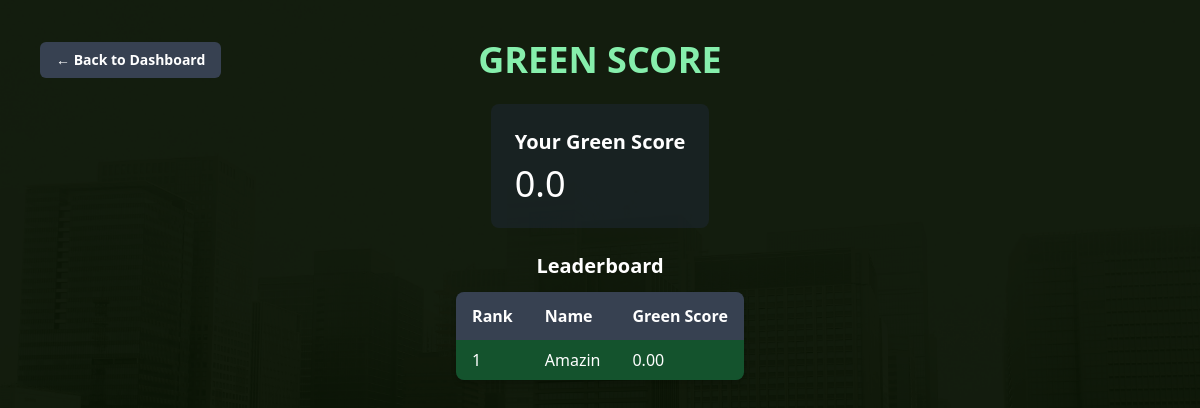
The app's page /greenscore (signed in), older data.
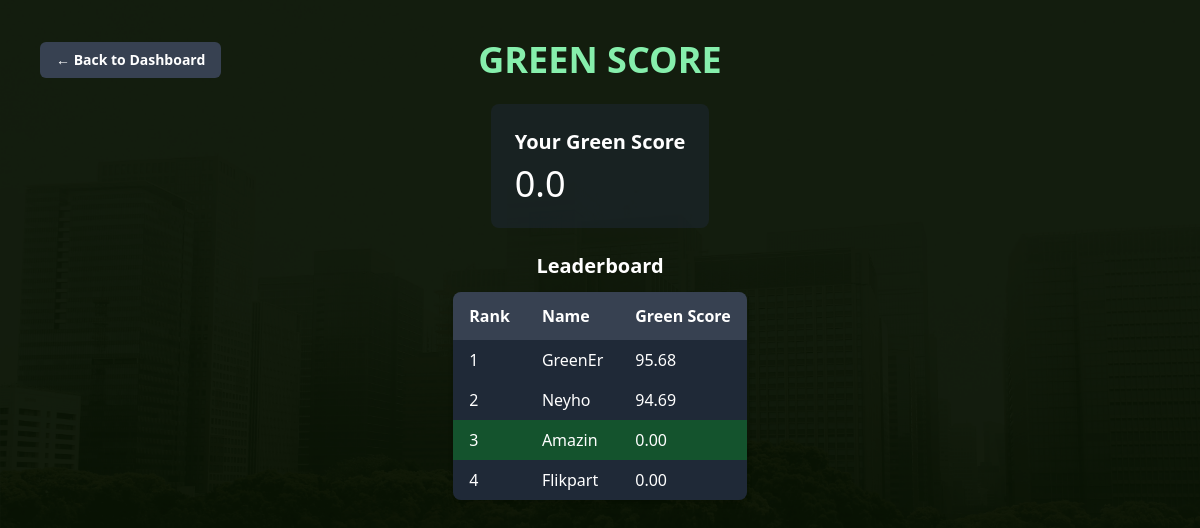
The same page, newer data.
### app.py (models this page shows, shortened)
class User(db.Model, UserMixin):
    id = db.Column(db.Integer, primary_key=True)
    name = db.Column(db.String(35), unique=True, nullable=False)
    email = db.Column(db.String(35), unique=True, nullable=False)
    password = db.Column(db.String(200), nullable=False)
    total_emission = db.Column(db.Float, default=0.0)
    green_score = db.Column(db.Float, nullable=False, default=100.0)
    total_offset = db.Column(db.Float, default=0.0)
    net_emission = db.Column(db.Float, default=0.0)
    badges = db.Column(db.String(200), default="")

### app.py (the view)
@app.route('/greenscore')
@login_required
def green_score():
    current_user.net_emission = max(0, current_user.total_emission - current_user.total_offset)
    current_user.green_score = max(0, 100 - ((current_user.net_emission)*0.0000005))
    db.session.commit()
    leaderboard = User.query.order_by(User.green_score.desc()).limit(10).all()
    return render_template('greenscore.html',
                           total_emissions=current_user.total_emission,
                           total_offset=current_user.total_offset,
                           net_emissions=current_user.net_emission,
                           green_score=current_user.green_score,
                           leaderboard=leaderboard,
                           enumerate=enumerate)

### app.py (called while the page is built)
@login_manager.user_loader
def load_user(user_id):
    return User.query.get(int(user_id))

### templates/greenscore.html (shortened to what this page needs)
<!DOCTYPE html>
<html lang="en">
<head>
    <script src="https://cdn.tailwindcss.com"></script>
</head>
<body class="bg-[url('/static/bg2.png')] bg-cover bg-center min-h-screen text-white flex flex-col items-center p-10 min-h-screen">
    <div class="w-full max-w-5xl flex items-center mb-6">
        <a href="/dashboard" class="bg-gray-700 text-white font-bold px-4 py-2 rounded-md hover:bg-gray-900 transition text-sm absolute left-0 ml-10">
            ← Back to Dashboard
        </a>
        <h1 class="text-4xl font-bold text-green-300 uppercase mx-auto">Green Score</h1>
    </div>
        <div class="bg-gray-800 bg-opacity-50 rounded-lg p-6 mb-6">
            <h2 class="text-xl font-semibold">Your Green Score</h2>
            <p class="text-4xl mt-2">{{ green_score|round(2) }}</p>
        </div>
        <h2 class="text-xl font-semibold mb-3">Leaderboard</h2>
        <div class="overflow-hidden rounded-lg shadow-md">
            <table class="w-full border-collapse bg-gray-800 bg-opacity-50 rounded-lg">
                <thead>
                    <tr class="bg-gray-700">
                        <th class="py-3 px-4 text-left">Rank</th>
                        <th class="py-3 px-4 text-left">Name</th>
                        <th class="py-3 px-4 text-left">Green Score</th>
                    </tr>
                </thead>
                <tbody>
                    {% for rank, user in enumerate(leaderboard, start=1) %}
                    <tr class="{% if user.id == current_user.id %} bg-green-900 {% else %} bg-gray-800 {% endif %}">
                        <td class="py-2 px-4">{{ rank }}</td>
                        <td class="py-2 px-4">{{ user.name }}</td>
                        <td class="py-2 px-4">{{ "%.2f" % user.green_score }}</td>
                    </tr>
                    {% endfor %}
                </tbody>
            </table>
        </div>
</body>
</html>

Row changes from the older to the newer data that the page shows:
changed User "Amazin": id "1" → "3"
added User: rank "1", name "GreenEr", green_score "95.68"
added User: rank "2", name "Neyho", green_score "94.69"
added User: rank "4", name "Flikpart", green_score "0.00"
